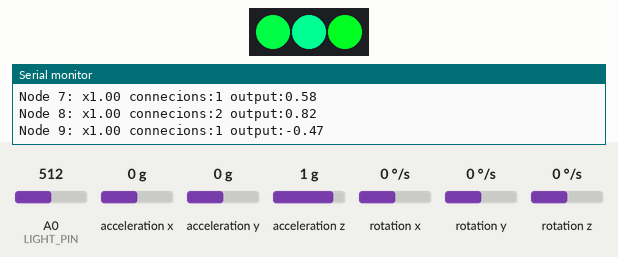
Recording of a sketch running on a simulated ATtiny85, built with avr-gcc and run on an emulated ATtiny85. Parts: 3 RGB LEDs in strip order, left to right, the last lines printed to the serial monitor. Wiring (inferred from the names in the program): MPU-6050 motion sensor at I2C address 0x68. Inputs (shaded band) come from the test bench; at power-on: A0 (LIGHT_PIN) = 512, acceleration x 0 g, acceleration y 0 g, acceleration z 1 g, rotation x 0 °/s, rotation y 0 °/s, rotation z 0 °/s. Random numbers use the default seed unless the sketch sets one.

Above: at 0.5 s.
At 5.42 s:
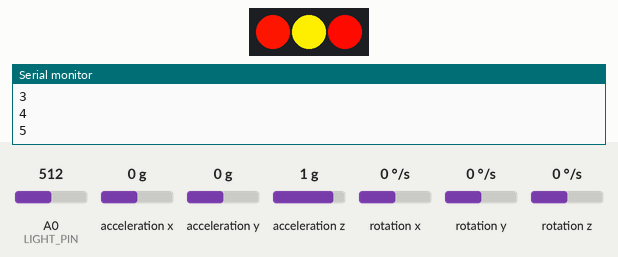
At 10.16 s:
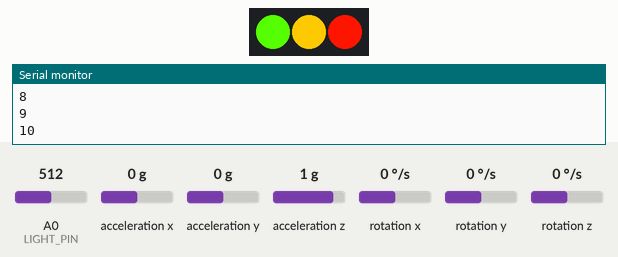
At 19.64 s:
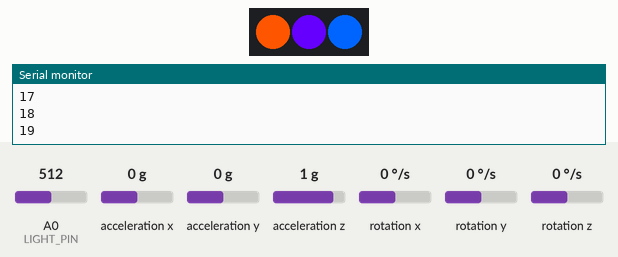
At 29.73 s:
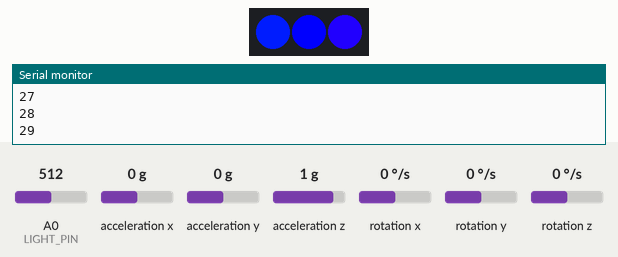
At 39.6 s:
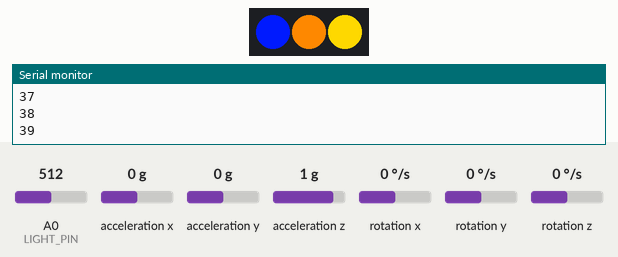
Timing chart, 0 to 40.0 s (numbered marks = the images above):
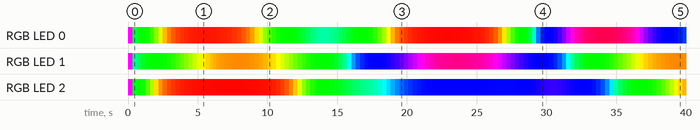

The sketch:

NEAT.ino
```cpp
#include "Wire.h"
const int MPU_ADDR = 0x68; // I2C address of the MPU-6050. If AD0 pin is set to HIGH, the I2C address will be 0x69.

#include <Adafruit_NeoPixel.h>
#ifdef __AVR__
 #include <avr/power.h> // Required for 16 MHz Adafruit Trinket
#endif


#define LIGHT_PIN A0
#define LED_PIN    2
#define LED_COUNT 3

Adafruit_NeoPixel strip(LED_COUNT, LED_PIN, NEO_GRB + NEO_KHZ800);

//========================================================================

const int MAX_CONNECTIONS           = 15;
const int MAX_NODES                 = 10;
const int MAX_CONNECTIONS_PER_NODE  = 2;

const int INPUT_NODES               = 3;
const int OUTPUT_NODES              = LED_COUNT + 1;
const int MUTATIONS                 = 50;

int timer                           = 0;
int timerMax                        = 50;
int brightnessStart                 = 250;
int brightness                      = brightnessStart;
unsigned long millisPrev            = 0;
unsigned long millisPrevBrightness  = 0;

//=========================================================================


struct Connection {
  int from;
  float weight;
};

struct Node {
  float x;
  float output;
  Connection connections[MAX_CONNECTIONS];
  int connectionsSize;
};

class Neat {
public:
  Node nodes[MAX_NODES];
  int nodesSize;
  int connectionsSize;
  int inputSize;
  int outputSize;

  Neat(int input, int output) {
    this->nodesSize = 0;
    this->connectionsSize = 0;
    this->inputSize = input;
    this->outputSize = output;

    for (int i = 0; i < inputSize; i++)
      AddNode(0);

    for (int i = 0; i < outputSize; i++)
      AddNode(1);

    for (int i = 0; i < MUTATIONS; i++) {
      MutateAddConnection();
      if (random(2) == 0)
        MutateAddNode();
    }

    //Print();
  }

  float RandDec() {
    return random(1000) / 10000.0;
  }

  int AddNode(float x) {
    Node node;
    node.x = x;
    node.output = 0;
    node.connectionsSize = 0;

    int index = nodesSize;
    for (int i = 0; i < nodesSize; i++) {
      if (x < nodes[i].x) {
        index = i;
        break;
      }
    }

    for (int i = index; i <= nodesSize; i++) {
      Node tmp = nodes[i];
      nodes[i] = node;
      node = tmp;
    }

    nodesSize++;
    return index;
  }

  void AddConnection(int from, int to) {
    Connection con;
    con.from = from;
    con.weight = (RandDec() - 0.5) * 2;
    nodes[to].connections[nodes[to].connectionsSize] = con;
    nodes[to].connectionsSize++;
    connectionsSize++;
  }

  bool ConnectionExists(int from, int to) {
    for (int i = 0; i < nodes[to].connectionsSize; i++) {
      if (nodes[to].connections[i].from == from)
        return true;
    }
    return false;
  }

  void MutateAddConnection() {
    if (nodesSize >= MAX_NODES || connectionsSize >= MAX_CONNECTIONS)
      return;

    for (int i = 0; i < 100; i++) {
      int index1 = random(nodesSize);
      int index2 = random(nodesSize);

      if (nodes[index1].x == nodes[index2].x)
        continue;

      if (nodes[index1].x < nodes[index2].x) {
        if (nodes[index2].connectionsSize >= MAX_CONNECTIONS_PER_NODE)
          continue;

        if (ConnectionExists(index1, index2))
          continue;

        AddConnection(index1, index2);
      }
      else {
        if (nodes[index1].connectionsSize >= MAX_CONNECTIONS_PER_NODE)
          continue;

        if (ConnectionExists(index2, index1))
          continue;

        AddConnection(index2, index1);
      }

      break;
    }
  }

  void MutateAddNode() {
    if (nodesSize >= MAX_NODES || connectionsSize >= MAX_CONNECTIONS)
      return;

    for (int i = 0; i < 100; i++) {
      int index = random(nodesSize);
      Node *node = &nodes[index];
      if (node->connectionsSize == 0)
        continue;

      int conIndex = random(node->connectionsSize);
      int firstNodeIndex = node->connections[conIndex].from;
      int newNodeIndex = AddNode((node->x + nodes[node->connections[conIndex].from].x) / 2);
      node->connections[conIndex].from = newNodeIndex;

      AddConnection(firstNodeIndex, newNodeIndex);

      break;
    }
  }

  void Calculate(double input[]) {
    for (int i = 0; i < inputSize; i++)
      nodes[i].output = input[i];

    for (int i = inputSize; i < nodesSize; i++) {
      double sum = 0;
      for (int j = 0; j < nodes[i].connectionsSize; j++) {
        sum += nodes[nodes[i].connections[j].from].output * nodes[i].connections[j].weight;
      }
      nodes[i].output = tanh(sum);
    }
  }

  double *GetOutput() {
    double static output[OUTPUT_NODES];
    int count = 0;

    for (int i = nodesSize - outputSize; i < nodesSize; i++) {
      output[count++] = nodes[i].output;
    }

    return output;
  }

  void Print() {
    for (int i = 0; i < nodesSize; i++) {
      Serial.print("Node ");
      Serial.print(i);
      Serial.print(": x");
      Serial.print(nodes[i].x);
      Serial.print(" connecions:");
      Serial.print(nodes[i].connectionsSize);
      Serial.print(" output:");
      Serial.print(nodes[i].output);
      Serial.println();
    }
    Serial.println();
  }
};


//======================================================================================

Neat *neat;


void UpdateLights() {
  Wire.beginTransmission(MPU_ADDR);
  Wire.write(0x3B); // starting with register 0x3B (ACCEL_XOUT_H) [MPU-6000 and MPU-6050 Register Map and Descriptions Revision 4.2, p.40]
  Wire.endTransmission(false); // the parameter indicates that the Arduino will send a restart. As a result, the connection is kept active.
  Wire.requestFrom(MPU_ADDR, 7*2, true); // request a total of 7*2=14 registers

  double accelerometer_x = Wire.read()<<8 | Wire.read(); // reading registers: 0x3B (ACCEL_XOUT_H) and 0x3C (ACCEL_XOUT_L)
  double accelerometer_y = Wire.read()<<8 | Wire.read(); // reading registers: 0x3D (ACCEL_YOUT_H) and 0x3E (ACCEL_YOUT_L)
  double accelerometer_z = Wire.read()<<8 | Wire.read(); // reading registers: 0x3F (ACCEL_ZOUT_H) and 0x40 (ACCEL_ZOUT_L)
  double temperature = Wire.read()<<8 | Wire.read(); // reading registers: 0x41 (TEMP_OUT_H) and 0x42 (TEMP_OUT_L)
  double gyro_x = Wire.read()<<8 | Wire.read(); // reading registers: 0x43 (GYRO_XOUT_H) and 0x44 (GYRO_XOUT_L)
  double gyro_y = Wire.read()<<8 | Wire.read(); // reading registers: 0x45 (GYRO_YOUT_H) and 0x46 (GYRO_YOUT_L)
  double gyro_z = Wire.read()<<8 | Wire.read(); // reading registers: 0x47 (GYRO_ZOUT_H) and 0x48 (GYRO_ZOUT_L)

  accelerometer_x /= 40000.0;
  accelerometer_y /= 40000.0;
  accelerometer_z /= 40000.0;
  temperature /= 50.0;
  gyro_x /= 20000.0;
  gyro_y /= 20000.0;
  gyro_z /= 20000.0;

  double lightLevel = analogRead(LIGHT_PIN);

  //double input[] = {(lightLevel - 500) / 500.0, sin(millis() / 1000.0), sin(millis() / 5000.0), sin(millis() / 10000.0), accelerometer_x, accelerometer_y, accelerometer_z, temperature};
  double input[] = {sin(millis() / 3000.0), sin(millis() / 5000.0), sin(millis() / 10000.0)};

  neat->Calculate(input);

  double *output = neat->GetOutput();

/*
  Serial.println("INPUT:");
  for (int i = 0; i < neat->inputSize; i++) {
    Serial.println(input[i]);
  }

  Serial.println("OUTPUT:");
  for (int i = 0; i < neat->outputSize; i++) {
    Serial.println((output[i] + 1) / 2 * 255);
  }
  */

  neat->Calculate(input);

  output = neat->GetOutput();

  for(int i=0; i<strip.numPixels(); i++)
    //strip.setPixelColor(i, strip.Color(abs(output[i*3]) / 2.0 * 255, abs(output[i*3+1]) / 2.0 * 255, abs(output[i*3+2]) / 2.0 * 255));
    strip.setPixelColor(i, strip.gamma32(strip.ColorHSV((output[i] + 1) / 2.0 * 65536)));

  if (output[LED_COUNT] >= 0.75)
    timer = timerMax;
}


void setup() {
  // put your setup code here, to run once:
  Serial.begin(9600);
  randomSeed(analogRead(0));
  pinMode(13, OUTPUT);

  #if defined(__AVR_ATtiny85__) && (F_CPU == 16000000)
    clock_prescale_set(clock_div_1);
  #endif

  strip.begin();           // INITIALIZE NeoPixel strip object (REQUIRED)
  strip.show();            // Turn OFF all pixels ASAP
  strip.setBrightness(brightness);

  for(int i=0; i<strip.numPixels(); i++)// For each pixel in strip...
    strip.setPixelColor(i, strip.Color(255,   0,   255));         //  Set pixel's color (in RAM)
  strip.show();                          //  Update strip to match


  neat = new Neat(INPUT_NODES, OUTPUT_NODES);

  Wire.begin();
  Wire.beginTransmission(MPU_ADDR); // Begins a transmission to the I2C slave (GY-521 board)
  Wire.write(0x6B); // PWR_MGMT_1 register
  Wire.write(0); // set to zero (wakes up the MPU-6050)
  Wire.endTransmission(true);

  double input1[] = {0.5};
  double input2[] = {0.1, -0.7, -0.8, 0.6, -0.1};

  neat->Calculate(input1);
  //neat->Print();

  double *output = neat->GetOutput();

  for (int i = 0; i < neat->outputSize; i++) {
    Serial.println(output[i]);
  }

  neat->Calculate(input2);

  output = neat->GetOutput();

  for (int i = 0; i < neat->outputSize; i++) {
    Serial.println(output[i]);
  }

  neat->Print();

  //if (output[0] > 0) digitalWrite(13, HIGH);

}

void loop() {
  // put your main code here, to run repeatedly:

  UpdateLights();

  bool updateBrightness = false;
  if (millis() - updateBrightness > 100) {
    updateBrightness = true;
    millisPrevBrightness = millis();
  }

  if (millis() - millisPrev > 1000) {
    timer ++;
    Serial.println(timer);
    millisPrev = millis();
  }

  if (timer >= timerMax) {
    if (updateBrightness) {
      brightness -= 2;
      strip.setBrightness(brightness);
      strip.show();
      Serial.println(brightness);

      if (brightness <= 0) {
        Serial.println("NEW NEAT");
        brightness = 0;
        strip.setBrightness(brightness);

        delete neat;
        neat = new Neat(INPUT_NODES, OUTPUT_NODES);

        timer = 0;
      }
    }
  }
  else {
    if (brightness < brightnessStart) {
      if (updateBrightness) {
        brightness += 1;
        strip.setBrightness(brightness);
        Serial.println(brightness);
      }
    }
  }

  //delay(1000000);
  //delay(100);
  //delay(5000);
  strip.show();
}
```

Measured:
- by itself, RGB LED 0: off → RGB(250, 0, 250) at 0.00 s, → RGB(0, 250, 70) 0.35 s later, → RGB(0, 250, 9) 0.30 s later, → RGB(0, 250, 0) 0.31 s later, … (144 changes in this stretch)
- by itself, RGB LED 2: off → RGB(250, 0, 250) at 0.00 s, → RGB(0, 250, 34) 0.35 s later, → RGB(0, 250, 0) 0.30 s later, → RGB(15, 250, 0) 0.31 s later, … (107 changes in this stretch)
